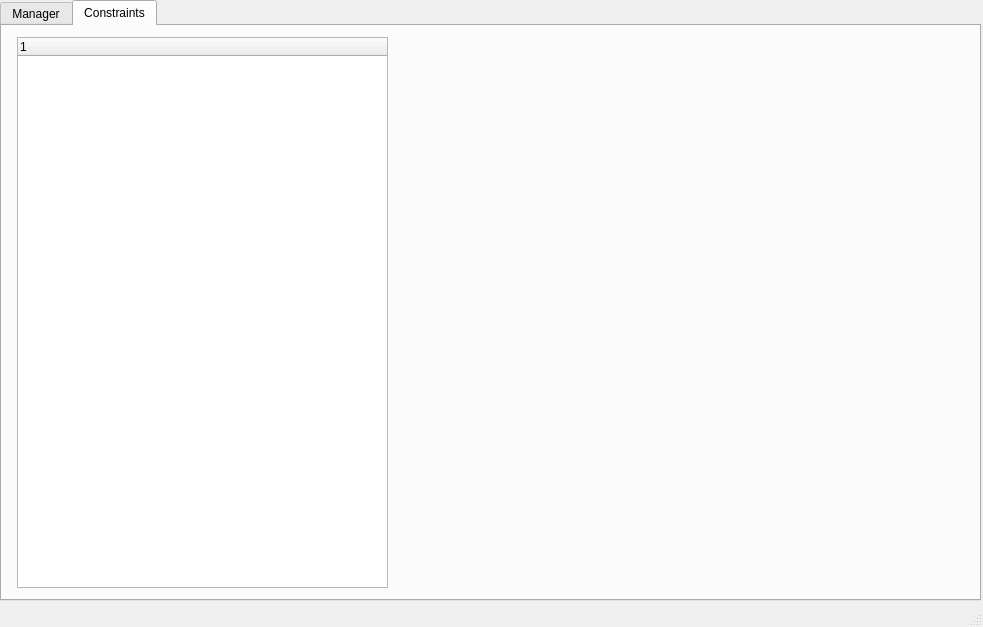
<?xml version="1.0" encoding="UTF-8"?>
<ui version="4.0">
 <class>MainWindow</class>
 <widget class="QMainWindow" name="MainWindow">
  <property name="geometry">
   <rect>
    <x>0</x>
    <y>0</y>
    <width>983</width>
    <height>627</height>
   </rect>
  </property>
  <property name="windowTitle">
   <string>MainWindow</string>
  </property>
  <widget class="QWidget" name="centralwidget">
   <widget class="QTabWidget" name="tabWidget_mainTab">
    <property name="geometry">
     <rect>
      <x>0</x>
      <y>0</y>
      <width>981</width>
      <height>601</height>
     </rect>
    </property>
    <property name="currentIndex">
     <number>1</number>
    </property>
    <widget class="QWidget" name="widget_manage">
     <attribute name="title">
      <string>Manager</string>
     </attribute>
     <widget class="QTabWidget" name="tabWidget_manage">
      <property name="geometry">
       <rect>
        <x>9</x>
        <y>9</y>
        <width>951</width>
        <height>541</height>
       </rect>
      </property>
      <property name="currentIndex">
       <number>1</number>
      </property>
      <widget class="QWidget" name="widget_managePeople">
       <attribute name="title">
        <string>Personnel</string>
       </attribute>
       <widget class="QTableWidget" name="tableWidget_peopleList">
        <property name="geometry">
         <rect>
          <x>10</x>
          <y>10</y>
          <width>431</width>
          <height>491</height>
         </rect>
        </property>
       </widget>
       <widget class="QScrollBar" name="verticalScrollBar_peopleList">
        <property name="geometry">
         <rect>
          <x>420</x>
          <y>9</y>
          <width>21</width>
          <height>491</height>
         </rect>
        </property>
        <property name="orientation">
         <enum>Qt::Orientation::Vertical</enum>
        </property>
       </widget>
       <widget class="QWidget" name="verticalLayoutWidget">
        <property name="geometry">
         <rect>
          <x>459</x>
          <y>11</y>
          <width>111</width>
          <height>111</height>
         </rect>
        </property>
        <layout class="QVBoxLayout" name="verticalLayout">
         <item>
          <widget class="QLabel" name="label_mngPpl">
           <property name="text">
            <string>Manage personnel</string>
           </property>
          </widget>
         </item>
         <item>
          <widget class="QPushButton" name="pushButton">
           <property name="text">
            <string>New</string>
           </property>
          </widget>
         </item>
         <item>
          <widget class="QPushButton" name="pushButton_2">
           <property name="text">
            <string>Edit</string>
           </property>
          </widget>
         </item>
         <item>
          <widget class="QPushButton" name="pushButton_3">
           <property name="text">
            <string>Remove</string>
           </property>
          </widget>
         </item>
        </layout>
       </widget>
      </widget>
      <widget class="QWidget" name="widget_manageProjects">
       <attribute name="title">
        <string>Projects</string>
       </attribute>
       <widget class="QTableView" name="tableView_projectList">
        <property name="geometry">
         <rect>
          <x>10</x>
          <y>10</y>
          <width>431</width>
          <height>231</height>
         </rect>
        </property>
       </widget>
       <widget class="QWidget" name="verticalLayoutWidget_2">
        <property name="geometry">
         <rect>
          <x>460</x>
          <y>10</y>
          <width>111</width>
          <height>111</height>
         </rect>
        </property>
        <layout class="QVBoxLayout" name="verticalLayout_2">
         <item>
          <widget class="QLabel" name="label_mngPpl_2">
           <property name="text">
            <string>Manage projects</string>
           </property>
          </widget>
         </item>
         <item>
          <widget class="QPushButton" name="pushButton_4">
           <property name="text">
            <string>New</string>
           </property>
          </widget>
         </item>
         <item>
          <widget class="QPushButton" name="pushButton_5">
           <property name="text">
            <string>Edit</string>
           </property>
          </widget>
         </item>
         <item>
          <widget class="QPushButton" name="pushButton_6">
           <property name="text">
            <string>Remove</string>
           </property>
          </widget>
         </item>
        </layout>
       </widget>
      </widget>
     </widget>
    </widget>
    <widget class="QWidget" name="tabWidget_constraints">
     <attribute name="title">
      <string>Constraints</string>
     </attribute>
     <widget class="QTreeWidget" name="treeWidget">
      <property name="geometry">
       <rect>
        <x>15</x>
        <y>11</y>
        <width>371</width>
        <height>551</height>
       </rect>
      </property>
      <column>
       <property name="text">
        <string notr="true">1</string>
       </property>
      </column>
     </widget>
    </widget>
   </widget>
  </widget>
  <widget class="QMenuBar" name="menubar">
   <property name="geometry">
    <rect>
     <x>0</x>
     <y>0</y>
     <width>983</width>
     <height>21</height>
    </rect>
   </property>
  </widget>
  <widget class="QStatusBar" name="statusbar"/>
 </widget>
 <resources/>
 <connections/>
</ui>
